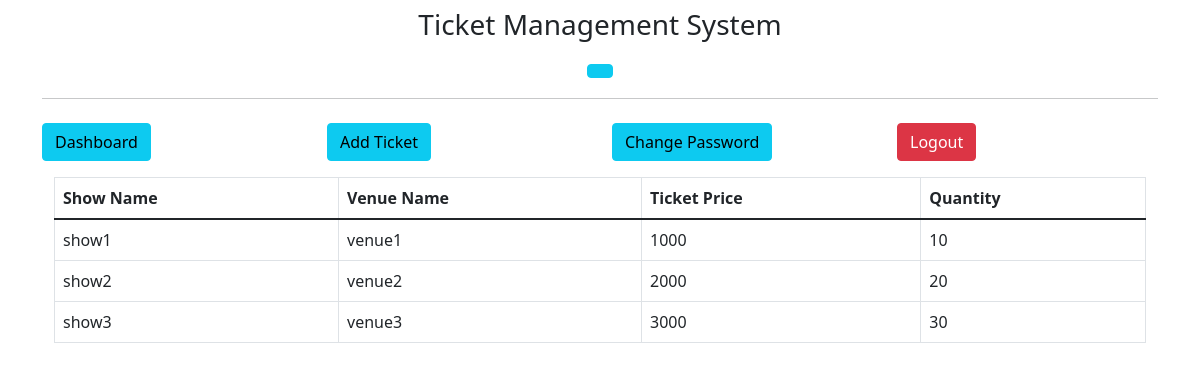
The page /user/dashboard (signed in) on the database its author committed.
### app.py (models this page shows)
class Ticket(db.Model):
    id= db.Column(db.Integer, primary_key=True)
    showname = db.Column(db.String(100), nullable =False)
    venuename = db.Column(db.String(100), nullable=False)
    ticketprice = db.Column(db.Integer, nullable =False)
    ticketqty = db.Column(db.Integer, nullable=False)
    customerid = db.Column(db.Integer, db.ForeignKey("user.id"), nullable=False)

### app.py (the view)
@app.route("/user/dashboard")
def userDashboard():
    if session["user_id"]!=None and session["user_name"]!=None:
        all_tickets = Ticket.query.filter_by(customerid=session["user_id"]).all()
        return render_template("user/dashboard.html", tickets = all_tickets)

### templates/user/dashboard.html (shortened to what this page needs)
{% extends "user/layout.html"%}
{% block content %}
<div class="container">
    {% include 'user/navbar.html' %}
    <div class="container">
        <div class="my-2">
            <div class="table-responsive">
                <table class="table table-bordered">
                    <thead>
                        <tr>
                            <th>Show Name</th>
                            <th>Venue Name</th>
                            <th>Ticket Price</th>
                            <th>Quantity</th>
                        </tr>
                    </thead>
                    <tbody>
                        {% for ticket in tickets %}
                        <tr>
                            <td>{{ticket.showname}}</td>
                            <td>{{ticket.venuename}}</td>
                            <td>{{ticket.ticketprice}}</td>
                            <td>{{ticket.ticketqty}}</td>
                        </tr>
                        {% endfor %}
                    </tbody>
                </table>
            </div>
        </div>
    </div>
</div>
{% endblock content %}

### rows shown on the page
Ticket: showname "show1", venuename "venue1", ticketprice "1000", ticketqty "10"
Ticket: showname "show2", venuename "venue2", ticketprice "2000", ticketqty "20"
Ticket: showname "show3", venuename "venue3", ticketprice "3000", ticketqty "30"
